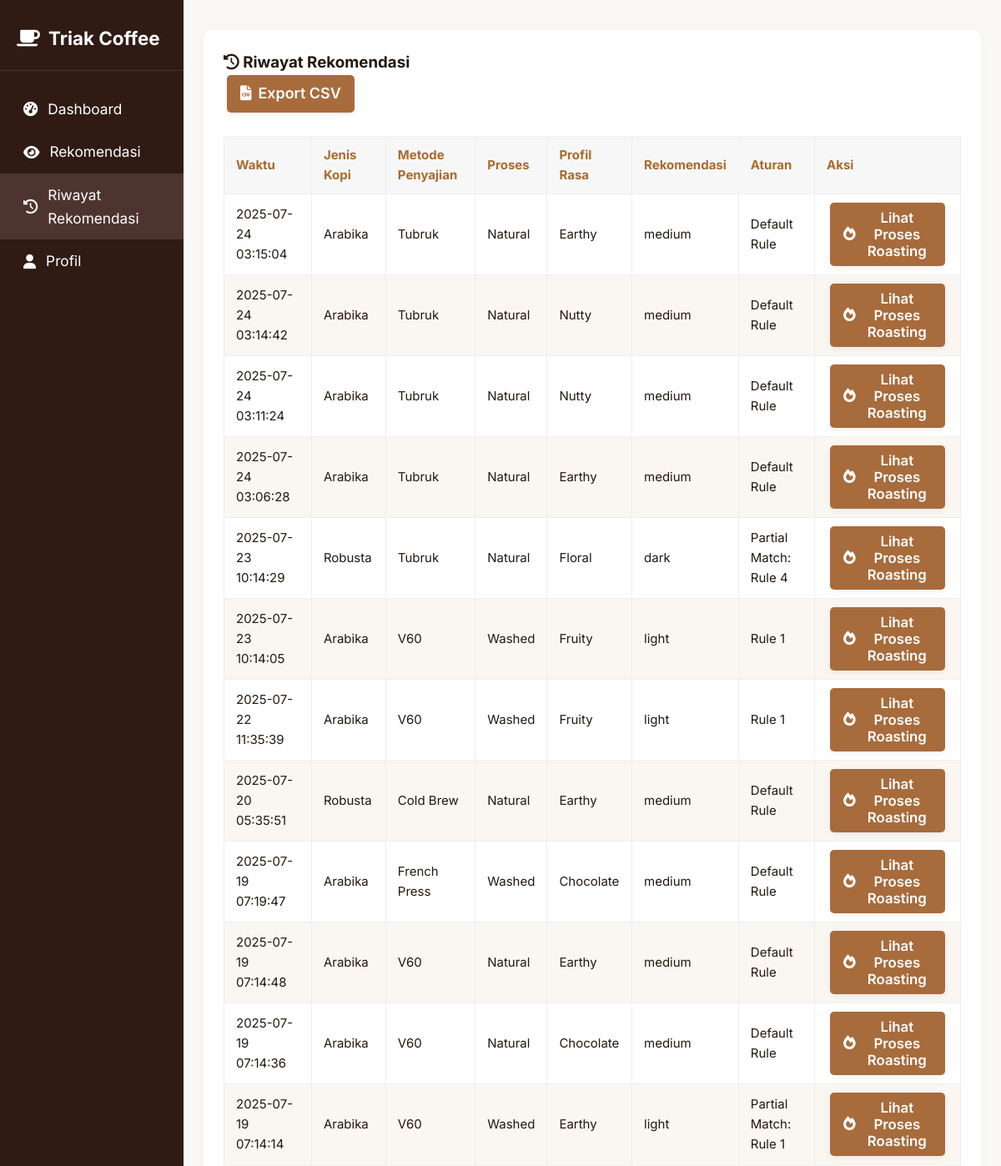
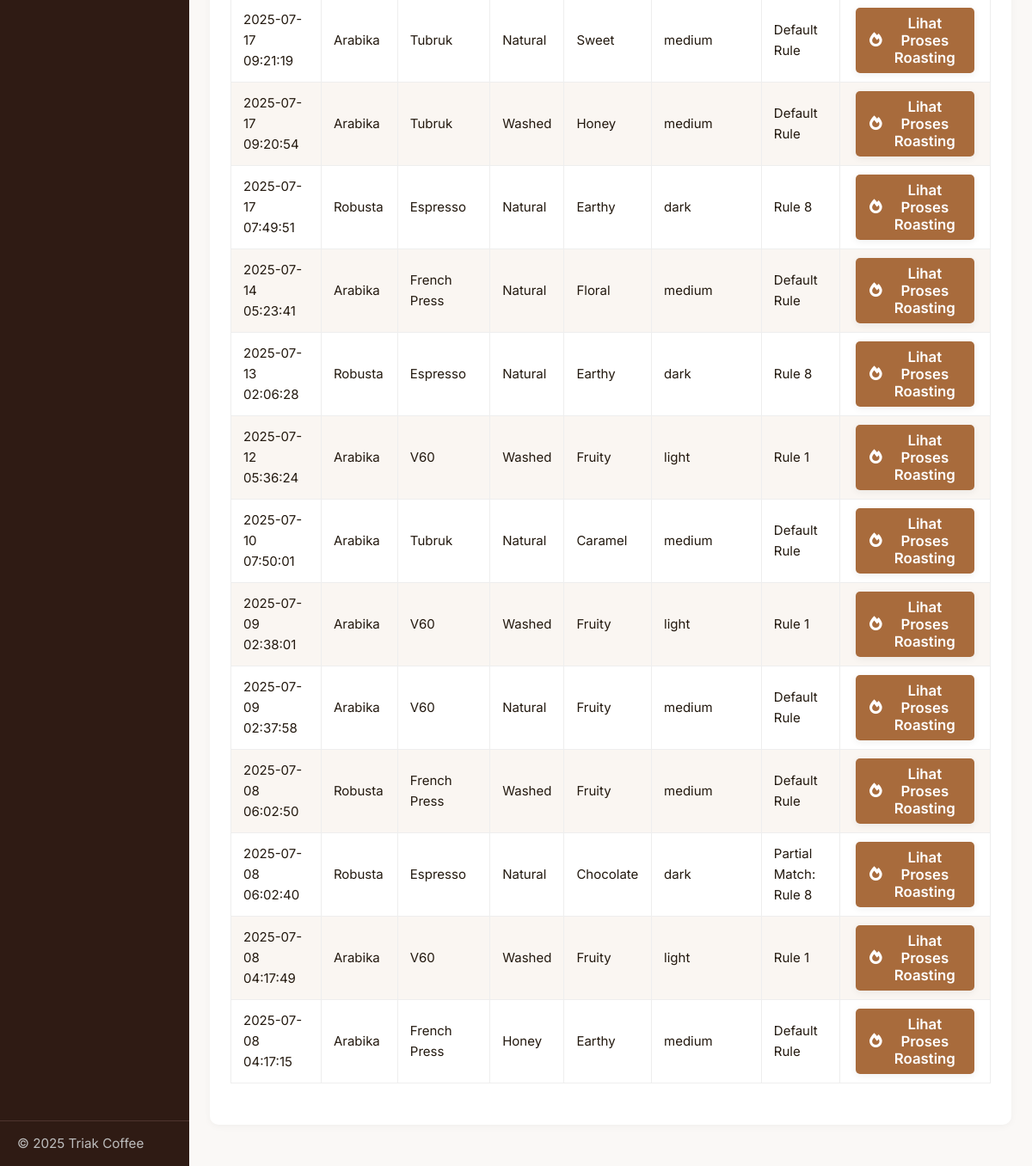
The app's page /user/riwayat.php (signed in) with its own data (2 pictures, top to bottom).
### tables this page shows
CREATE TABLE `recommendation_history` (
  `id` int(11) NOT NULL,
  `user_id` int(11) DEFAULT NULL,
  `jenis_kopi` varchar(20) DEFAULT NULL,
  `metode_penyajian` varchar(50) DEFAULT NULL,
  `profil_rasa` varchar(30) DEFAULT NULL,
  `proses` varchar(20) DEFAULT NULL,
  `recommended_roast` enum('light','medium','medium-dark','dark') DEFAULT NULL,
  `rule_applied` varchar(255) DEFAULT NULL,
  `created_at` timestamp NOT NULL DEFAULT current_timestamp()
);

### config/database.php (called while the page is built, shortened)
<?php
class Database {
    private $host = DB_HOST;
    private $user = DB_USER;
    private $pass = DB_PASS;
    private $dbname = DB_NAME;
    private $dbh;
    private $stmt;
    public function __construct() {
        $dsn = 'mysql:host=' . $this->host . ';dbname=' . $this->dbname . ';charset=utf8mb4';
        $options = [
            PDO::ATTR_PERSISTENT => true,
            PDO::ATTR_ERRMODE => PDO::ERRMODE_EXCEPTION
        ];
        try {
            $this->dbh = new PDO($dsn, $this->user, $this->pass, $options);
        } catch (PDOException $e) {
            $this->error = $e->getMessage();
            trigger_error($this->error, E_USER_ERROR);
        }
    }
    public function query($query) {
        $this->stmt = $this->dbh->prepare($query);
    }
    public function bind($param, $value, $type = null) {
        if (is_null($type)) {
            switch (true) {
                case is_int($value):
                    $type = PDO::PARAM_INT;
                    break;
                default:
                    $type = PDO::PARAM_STR;
            }
        }
        $this->stmt->bindValue($param, $value, $type);
    }
    public function execute() {
        return $this->stmt->execute();
    }
    public function resultset() {
        $this->execute();
        return $this->stmt->fetchAll(PDO::FETCH_OBJ);
    }
}
?>

### config/init.php (called while the page is built, shortened)
<?php
require_once 'database.php';
$db = new Database();
?>

### user/riwayat.php (the view, shortened to what this page needs)
<?php
require_once '../config/init.php';
$user_id = $_SESSION['user_id'];
$db->query("SELECT * FROM recommendation_history WHERE user_id = :user_id ORDER BY created_at DESC LIMIT 50");
$db->bind(':user_id', $user_id);
$history = $db->resultset();
function mapRoastLevel($roast) {
    $roast = strtolower(trim($roast));
    if (strpos($roast, 'light') !== false && strpos($roast, 'medium') !== false) {
        return 'Light to medium';
    } elseif (strpos($roast, 'medium') !== false && strpos($roast, 'high') !== false) {
        return 'Medium-light to medium-high';
    } elseif (strpos($roast, 'dark') !== false) {
        return 'Medium-light to dark';
    } elseif (strpos($roast, 'very-light') !== false) {
        return 'Very-light to medium-light';
    } elseif ($roast === 'light') {
        return 'Light to medium';
    } elseif ($roast === 'medium') {
        return 'Medium-light to medium-high';
    } elseif ($roast === 'high') {
        return 'Medium-light to medium-high';
    } elseif ($roast === 'very high') {
        return 'Medium-light to dark';
    }
    return $roast;
}
?>
<!DOCTYPE html>
<html lang="id">
<head>
    <link rel="stylesheet" href="/project/css/style.css">
    <link rel="stylesheet" href="https://cdnjs.cloudflare.com/ajax/libs/font-awesome/6.0.0/css/all.min.css">
</head>
<body>
<div class="user-layout">
    <?php include '../includes/sidebar.php'; ?>
    <div class="user-content">
        <div class="history-card">
            <h3><i class="fas fa-history"></i> Riwayat Rekomendasi</h3>
            <a href="?export=csv" class="btn btn-brown" style="margin-bottom:16px;"><i class="fas fa-file-csv"></i> Export CSV</a>
            <table class="history-table">
                <thead>
                    <tr>
                        <th>Waktu</th>
                        <th>Jenis Kopi</th>
                        <th>Metode Penyajian</th>
                        <th>Proses</th>
                        <th>Profil Rasa</th>
                        <th>Rekomendasi</th>
                        <th>Aturan</th>
                        <th>Aksi</th>
                    </tr>
                </thead>
                <tbody>
                    <?php foreach ($history as $item): ?>
                    <tr>
                        <td><?= htmlspecialchars($item->created_at) ?></td>
                        <td><?= htmlspecialchars($item->jenis_kopi) ?></td>
                        <td><?= htmlspecialchars($item->metode_penyajian) ?></td>
                        <td><?= htmlspecialchars($item->proses) ?></td>
                        <td><?= htmlspecialchars($item->profil_rasa) ?></td>
                        <td><?= htmlspecialchars($item->recommended_roast) ?></td>
                        <td><?= htmlspecialchars($item->rule_applied) ?></td>
                        <td>
                            <button class="btn btn-brown btn-sm" onclick="showRoastingModal('<?= htmlspecialchars(mapRoastLevel($item->recommended_roast)) ?>')">
                                <i class="fas fa-fire"></i> Lihat Proses Roasting
                            </button>
                        </td>
                    </tr>
                    <?php endforeach; ?>
                </tbody>
            </table>
        </div>
    </div>
</div>
</body>
</html>

### css/style.css (style rules this page uses)
* { margin: 0; padding: 0; box-sizing: border-box; }
:root { --primary-brown: #8B4513; --dark-brown: #654321; --light-brown: #D2B48C; --cream: #F5F5DC; --coffee-black: #2F1B14; --accent-orange: #CD853F; --gold: #DAA520; --white: #FFFFFF; --light-gray: #F8F9FA; --gray: #6C757D; --success: #28A745; --warning: #FFC107; --error: #DC3545; --font-family: 'Inter', -apple-system, BlinkMacSystemFont, sans-serif; --font-size-sm: 0.875rem; --font-size-base: 1rem; --font-size-lg: 1.125rem; --font-size-xl: 1.25rem; --font-size-2xl: 1.5rem; --font-size-3xl: 2rem; --spacing-xs: 0.5rem; --spacing-sm: 1rem; --spacing-md: 1.5rem; --spacing-lg: 2rem; --spacing-xl: 3rem; --shadow-sm: 0 1px 3px rgba(0, 0, 0, 0.1); --shadow-md: 0 4px 12px rgba(0, 0, 0, 0.15); --shadow-lg: 0 8px 25px rgba(0, 0, 0, 0.2); --radius-sm: 4px; --radius-md: 8px; --radius-lg: 12px; --radius-xl: 16px; }
body { font-family: var(--font-family); line-height: 1.6; color: var(--coffee-black); background-color: var(--light-gray); }
.btn { display: inline-flex; align-items: center; gap: var(--spacing-xs); padding: var(--spacing-sm) var(--spacing-lg); border: none; border-radius: var(--radius-md); font-weight: 600; text-decoration: none; cursor: pointer; transition: all 0.3s ease; font-size: var(--font-size-base); text-align: center; }
.history-card { background: #fff; border-radius: 10px; padding: 24px; margin-bottom: 24px; box-shadow: 0 2px 8px rgba(0,0,0,0.04); }
.history-table { width: 100%; border-collapse: collapse; margin-top: 12px; font-size: 15px; }
.history-table th, .history-table td { border: 1px solid #eee; padding: 10px 14px; text-align: left; }
.history-table th { background: #f7f7f7; font-weight: bold; color: #a86b2d; }
.history-table tr:nth-child(even) { background: #faf6f2; }
.user-layout { display: flex; min-height: 100vh; }
.user-content { margin-left: 220px; padding: 36px 24px 24px 24px; width: 100%; min-height: 100vh; box-sizing: border-box; }
.history-table { width: 100%; border-collapse: collapse; margin-bottom: 24px; background: #fff; table-layout: auto; }
.history-table th, .history-table td { border: 1px solid #eee; padding: 10px 14px; }
.history-table th { background: #f7f7f7; color: #a86b3c; text-align: center; vertical-align: middle; font-weight: bold; }
.history-table tr:nth-child(even) { background: #fcf8f4; }
.btn-brown { background: #a86b3c; color: #fff; border: none; border-radius: 6px; padding: 7px 16px; font-weight: 600; cursor: pointer; font-size: 0.98em; transition: background 0.2s; margin-bottom: 2px; display: inline-block; }
.btn-sm { font-size: 0.95em; padding: 5px 12px; }
.btn-pill, .btn-brown, .btn-danger { font-size: 1.12em; padding: 14px 36px; border: none; border-radius: 999px; font-weight: 600; font-family: 'Poppins', 'Inter', Arial, sans-serif; margin: 0 4px; cursor: pointer; box-shadow: 0 2px 8px #0001; transition: background 0.2s, transform 0.15s, box-shadow 0.2s; display: inline-flex; align-items: center; gap: 8px; }

### user/riwayat.php (style rules this page uses)
body { margin: 0; font-family: 'Inter', Arial, sans-serif; background: #faf8f6; color: #23190f; }
.user-layout { display: flex; min-height: 100vh; }
.user-content { margin-left: 220px; padding: 36px 24px 24px 24px; width: 100%; min-height: 100vh; box-sizing: border-box; }
.history-card { background: #fff; border-radius: 10px; padding: 24px; margin-bottom: 24px; box-shadow: 0 2px 8px rgba(0,0,0,0.04); }
.history-table { width: 100%; border-collapse: collapse; margin-top: 12px; font-size: 15px; }
.history-table th, .history-table td { border: 1px solid #eee; padding: 10px 14px; text-align: left; }
.history-table th { background: #f7f7f7; font-weight: bold; color: #a86b2d; }
.history-table tr:nth-child(even) { background: #faf6f2; }
.btn-brown { background: #a86b3c; color: #fff; border: none; border-radius: 5px; padding: 8px 16px; font-weight: 600; cursor: pointer; transition: background 0.2s; }

### records on screen
recommendation_history: created_at "2025-07-24 03:15:04", jenis_kopi "Arabika", metode_penyajian "Tubruk", proses "Natural", profil_rasa "Earthy", recommended_roast "medium", rule_applied "Default Rule"
recommendation_history: created_at "2025-07-24 03:14:42", jenis_kopi "Arabika", metode_penyajian "Tubruk", proses "Natural", profil_rasa "Nutty", recommended_roast "medium", rule_applied "Default Rule"
recommendation_history: created_at "2025-07-24 03:11:24", jenis_kopi "Arabika", metode_penyajian "Tubruk", proses "Natural", profil_rasa "Nutty", recommended_roast "medium", rule_applied "Default Rule"
recommendation_history: created_at "2025-07-24 03:06:28", jenis_kopi "Arabika", metode_penyajian "Tubruk", proses "Natural", profil_rasa "Earthy", recommended_roast "medium", rule_applied "Default Rule"
recommendation_history: created_at "2025-07-23 10:14:29", jenis_kopi "Robusta", metode_penyajian "Tubruk", proses "Natural", profil_rasa "Floral", recommended_roast "dark", rule_applied "Partial Match: Rule 4"
recommendation_history: created_at "2025-07-23 10:14:05", jenis_kopi "Arabika", metode_penyajian "V60", proses "Washed", profil_rasa "Fruity", recommended_roast "light", rule_applied "Rule 1"
recommendation_history: created_at "2025-07-22 11:35:39", jenis_kopi "Arabika", metode_penyajian "V60", proses "Washed", profil_rasa "Fruity", recommended_roast "light", rule_applied "Rule 1"
recommendation_history: created_at "2025-07-20 05:35:51", jenis_kopi "Robusta", metode_penyajian "Cold Brew", proses "Natural", profil_rasa "Earthy", recommended_roast "medium", rule_applied "Default Rule"
recommendation_history: created_at "2025-07-19 07:19:47", jenis_kopi "Arabika", metode_penyajian "French Press", proses "Washed", profil_rasa "Chocolate", recommended_roast "medium", rule_applied "Default Rule"
recommendation_history: created_at "2025-07-19 07:14:48", jenis_kopi "Arabika", metode_penyajian "V60", proses "Natural", profil_rasa "Earthy", recommended_roast "medium", rule_applied "Default Rule"
recommendation_history: created_at "2025-07-19 07:14:36", jenis_kopi "Arabika", metode_penyajian "V60", proses "Natural", profil_rasa "Chocolate", recommended_roast "medium", rule_applied "Default Rule"
recommendation_history: created_at "2025-07-19 07:14:14", jenis_kopi "Arabika", metode_penyajian "V60", proses "Washed", profil_rasa "Earthy", recommended_roast "light", rule_applied "Partial Match: Rule 1"
recommendation_history: created_at "2025-07-17 09:21:19", jenis_kopi "Arabika", metode_penyajian "Tubruk", proses "Natural", profil_rasa "Sweet", recommended_roast "medium", rule_applied "Default Rule"
recommendation_history: created_at "2025-07-17 09:20:54", jenis_kopi "Arabika", metode_penyajian "Tubruk", proses "Washed", profil_rasa "Honey", recommended_roast "medium", rule_applied "Default Rule"
recommendation_history: created_at "2025-07-17 07:49:51", jenis_kopi "Robusta", metode_penyajian "Espresso", proses "Natural", profil_rasa "Earthy", recommended_roast "dark", rule_applied "Rule 8"
recommendation_history: created_at "2025-07-14 05:23:41", jenis_kopi "Arabika", metode_penyajian "French Press", proses "Natural", profil_rasa "Floral", recommended_roast "medium", rule_applied "Default Rule"
recommendation_history: created_at "2025-07-13 02:06:28", jenis_kopi "Robusta", metode_penyajian "Espresso", proses "Natural", profil_rasa "Earthy", recommended_roast "dark", rule_applied "Rule 8"
recommendation_history: created_at "2025-07-12 05:36:24", jenis_kopi "Arabika", metode_penyajian "V60", proses "Washed", profil_rasa "Fruity", recommended_roast "light", rule_applied "Rule 1"
recommendation_history: created_at "2025-07-10 07:50:01", jenis_kopi "Arabika", metode_penyajian "Tubruk", proses "Natural", profil_rasa "Caramel", recommended_roast "medium", rule_applied "Default Rule"
recommendation_history: created_at "2025-07-09 02:38:01", jenis_kopi "Arabika", metode_penyajian "V60", proses "Washed", profil_rasa "Fruity", recommended_roast "light", rule_applied "Rule 1"
recommendation_history: created_at "2025-07-09 02:37:58", jenis_kopi "Arabika", metode_penyajian "V60", proses "Natural", profil_rasa "Fruity", recommended_roast "medium", rule_applied "Default Rule"
recommendation_history: created_at "2025-07-08 06:02:50", jenis_kopi "Robusta", metode_penyajian "French Press", proses "Washed", profil_rasa "Fruity", recommended_roast "medium", rule_applied "Default Rule"
recommendation_history: created_at "2025-07-08 06:02:40", jenis_kopi "Robusta", metode_penyajian "Espresso", proses "Natural", profil_rasa "Chocolate", recommended_roast "dark", rule_applied "Partial Match: Rule 8"
recommendation_history: created_at "2025-07-08 04:17:49", jenis_kopi "Arabika", metode_penyajian "V60", proses "Washed", profil_rasa "Fruity", recommended_roast "light", rule_applied "Rule 1"
recommendation_history: created_at "2025-07-08 04:17:15", jenis_kopi "Arabika", metode_penyajian "French Press", proses "Honey", profil_rasa "Earthy", recommended_roast "medium", rule_applied "Default Rule"
